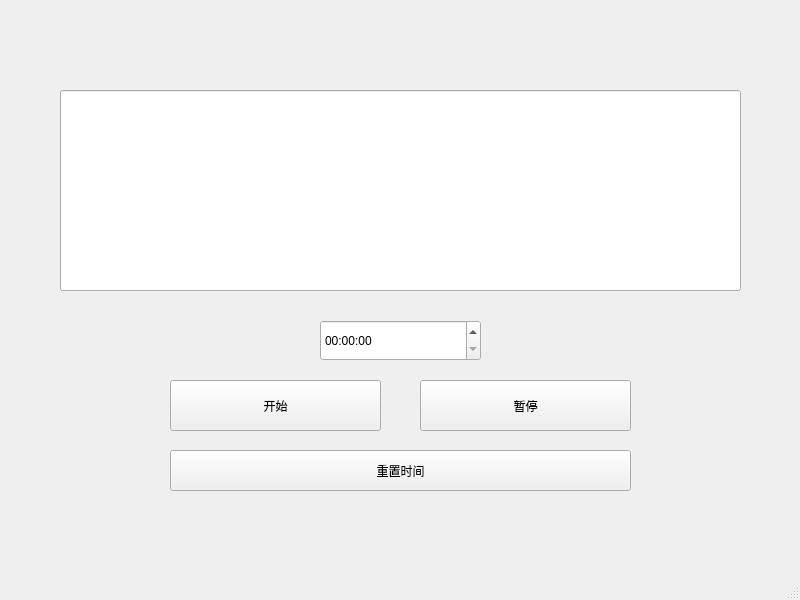
<?xml version="1.0" encoding="UTF-8"?>
<ui version="4.0">
 <class>Clock</class>
 <widget class="QMainWindow" name="Clock">
  <property name="geometry">
   <rect>
    <x>0</x>
    <y>0</y>
    <width>800</width>
    <height>600</height>
   </rect>
  </property>
  <property name="windowTitle">
   <string>MainWindow</string>
  </property>
  <widget class="QWidget" name="centralwidget">
   <widget class="QPushButton" name="btnReset">
    <property name="geometry">
     <rect>
      <x>170</x>
      <y>450</y>
      <width>461</width>
      <height>41</height>
     </rect>
    </property>
    <property name="text">
     <string>重置时间</string>
    </property>
   </widget>
   <widget class="QPushButton" name="btnStart">
    <property name="geometry">
     <rect>
      <x>170</x>
      <y>380</y>
      <width>211</width>
      <height>51</height>
     </rect>
    </property>
    <property name="text">
     <string>开始</string>
    </property>
   </widget>
   <widget class="QPushButton" name="btnStop">
    <property name="geometry">
     <rect>
      <x>420</x>
      <y>380</y>
      <width>211</width>
      <height>51</height>
     </rect>
    </property>
    <property name="text">
     <string>暂停</string>
    </property>
   </widget>
   <widget class="QTimeEdit" name="timeEdit">
    <property name="geometry">
     <rect>
      <x>320</x>
      <y>320</y>
      <width>161</width>
      <height>41</height>
     </rect>
    </property>
   </widget>
   <widget class="QLineEdit" name="lineEdit">
    <property name="geometry">
     <rect>
      <x>60</x>
      <y>90</y>
      <width>681</width>
      <height>201</height>
     </rect>
    </property>
   </widget>
  </widget>
  <widget class="QMenuBar" name="menubar">
   <property name="geometry">
    <rect>
     <x>0</x>
     <y>0</y>
     <width>800</width>
     <height>26</height>
    </rect>
   </property>
  </widget>
  <widget class="QStatusBar" name="statusbar"/>
 </widget>
 <resources/>
 <connections/>
</ui>
